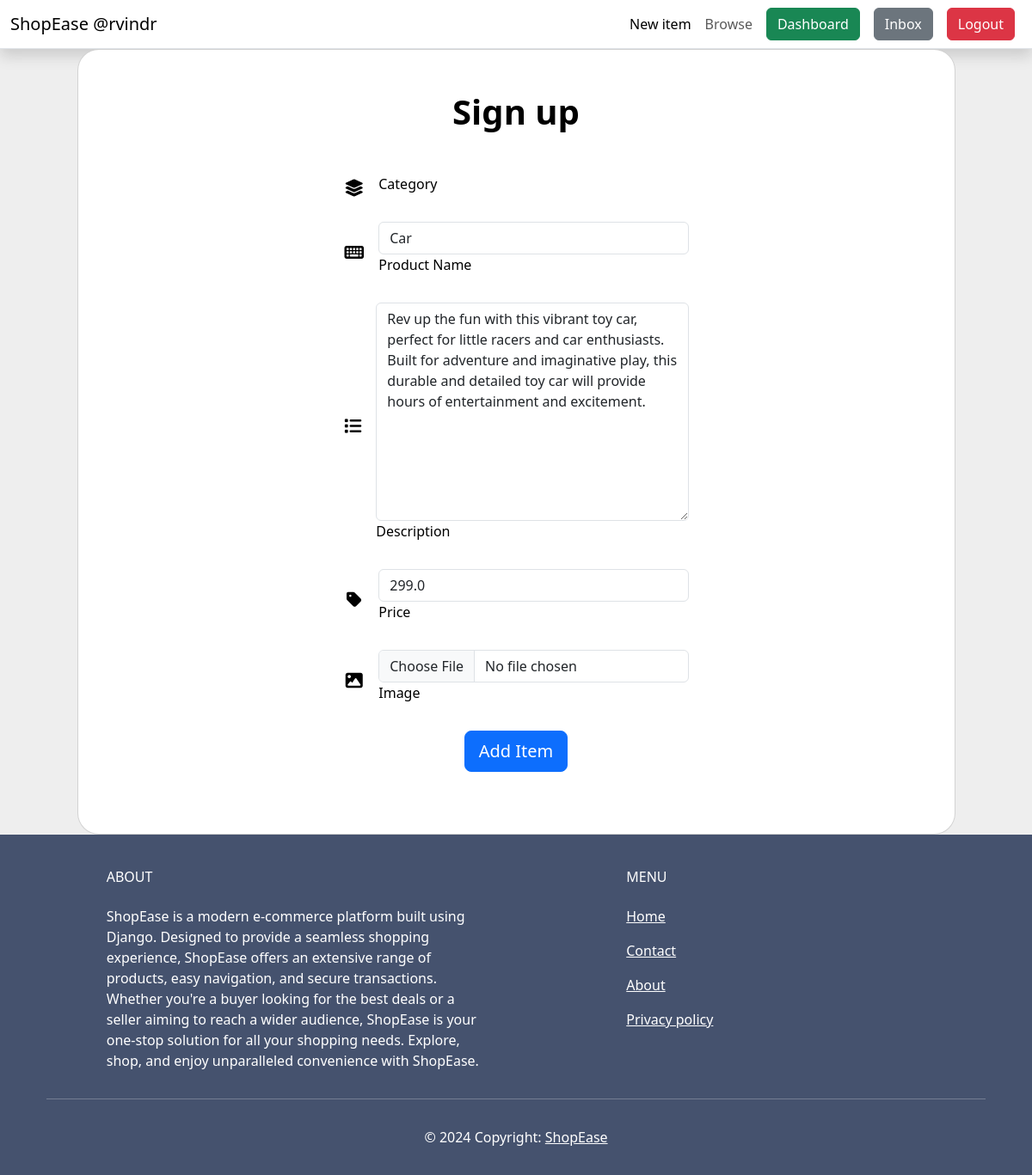
Page /item/3/edit-item/ (signed in) on the committed database.
### items/models.py (models this page shows, shortened)
class Item(models.Model):
    category = models.ForeignKey(Category,related_name='items', on_delete=models.CASCADE)
    name = models.CharField(max_length=255)
    description = models.TextField(blank=True, null=True)
    price = models.FloatField()
    is_sold = models.BooleanField(default=False)
    created_by = models.ForeignKey(User, related_name='items', on_delete=models.CASCADE)
    created_at = models.DateField(auto_now_add=True)
    image = models.ImageField(upload_to='media/item',blank=True, null=True)

### items/views.py (the view)
# urls.py: path('<int:pk>/edit-item/',edit, name='edit'),
@login_required
def edit(request, pk):
    print(request.method)
    item = get_object_or_404(Item,pk=pk, created_by= request.user)
    if request.method == 'POST':
        form = EditItemForm(request.POST, request.FILES, instance=item)
        if form.is_valid():
            form.save()
            return redirect('item:detail', pk=item.id)
    else:
        form = EditItemForm(instance=item)
        return render(request, 'items/add_item.html', context={
            'form':form
        })

### items/forms.py
class EditItemForm(forms.ModelForm):
    class Meta:
        model = Item
        exclude = ('category','is_sold','created_by')
        widgets = {
            'name':forms.TextInput(attrs={
                'class':'form-control'
            }),
            'description':forms.Textarea(attrs={
                'class':'form-control'
            }),
            'price':forms.TextInput(attrs={
                'class':'form-control'
            }),
            'image':forms.FileInput(attrs={
                'class':'form-control'
            })
        }

### items/templates/items/add_item.html (shortened to what this page needs)
{% extends "core/base.html" %}
{% block content %}
<section style="background-color: #eee;">
    <div class="container">
        <div class="row d-flex justify-content-center align-items-center">
            <div class="col-lg-12 col-xl-11">
                <div class="card text-black" style="border-radius: 25px;">
                    <div class="card-body p-md-5">
                        <div class="row justify-content-center">
                            <div class="col-6 order-2 order-lg-1">
                                <p class="text-center h1 fw-bold mb-5 mx-1 mx-md-4">Sign up</p>
                                <form class="mx-1 mx-md-4" action="{% url 'item:add_items' %}" method="post" enctype="multipart/form-data">
                                    <div class="d-flex flex-row align-items-center mb-4">
                                        <i class="fas fa-layer-group fa-lg me-3 fa-fw"></i>
                                        <div class="form-outline flex-fill mb-0">
                                            <label class="form-label" for="form3Example1c">Category</label>
                                        </div>
                                    </div>
                                    <div class="d-flex flex-row align-items-center mb-4">
                                        <i class="fas fa-keyboard fa-lg me-3 fa-fw"></i>
                                        <div class="form-outline flex-fill mb-0">
                                            {{ form.name }}
                                            <label class="form-label" for="form3Example3c">Product Name</label>
                                        </div>
                                    </div>
                                    <div class="d-flex flex-row align-items-center mb-4">
                                        <i class="fas fa-list fa-lg me-3 fa-fw"></i>
                                        <div class="form-outline flex-fill mb-0">
                                            {{ form.description }}
                                            <label class="form-label" for="form3Example4c">Description</label>
                                        </div>
                                    </div>
                                    <div class="d-flex flex-row align-items-center mb-4">
                                        <i class="fas fa-tag fa-lg me-3 fa-fw"></i>
                                        <div class="form-outline flex-fill mb-0">
                                            {{ form.price }}
                                            <label class="form-label" for="form3Example4cd">Price</label>
                                        </div>
                                    </div>
                                    <div class="d-flex flex-row align-items-center mb-4">
                                        <i class="fas fa-image fa-lg me-3 fa-fw"></i>
                                        <div class="form-outline flex-fill mb-0">
                                            {{ form.image }}
                                            <label class="form-label" for="form3Example4cd">Image</label>
                                        </div>
                                    </div>
                                    <div class="d-flex justify-content-center mx-4 mb-3 mb-lg-4">
                                        <button type="submit" class="btn btn-primary btn-lg">Add Item</button>
                                    </div>
                                </form>
                            </div>
                        </div>
                    </div>
                </div>
            </div>
        </div>
    </div>
</section>
{% endblock content %}

### core/templates/core/base.html (shortened to what this page needs)
<!DOCTYPE html>
<html lang="en">
  <head>
    <link href="https://cdn.jsdelivr.net/npm/bootstrap@5.3.3/dist/css/bootstrap.min.css" rel="stylesheet" />
    <link rel="stylesheet" href="https://cdnjs.cloudflare.com/ajax/libs/font-awesome/6.6.0/css/all.min.css" />
  </head>
  <body>
    <nav class="navbar navbar-expand-lg bg-body-light border-bottom shadow">
      <div class="container-fluid">
        <a class="navbar-brand" href="/">ShopEase
          <span>
            {% if request.user.is_authenticated %}@{{request.user}}{% endif %}
          </span>
        </a>
        <div class="collapse navbar-collapse" id="navbarSupportedContent">
          <ul class="navbar-nav ms-auto mb-2 mb-lg-0">
            {% if request.user.is_authenticated %}
            <li class="nav-item">
              <a class="nav-link active" aria-current="page" href="{% url "item:add_items" %}">New item</a>
            </li>
            {% endif %}
            <li class="nav-item">
              <a class="nav-link" href="{% url "item:items" %}">Browse</a>
            </li>
          </ul>
          <div class="d-flex">
            {% if request.user.is_authenticated %}
            <a href="{% url "dashboard:index" %}" class="btn btn-success mx-2">Dashboard</a>
            <a href="#" class="btn btn-secondary mx-2">Inbox</a>
            <a href="{% url 'core:logout' %}" class="btn btn-danger mx-2">Logout</a>
            {% else %}
            <a href="{% url 'core:signup' %}" class="btn btn-success mx-2">Sign Up</a>
            <a href="{% url 'core:login' %}" class="btn btn-secondary mx-2">Login</a>
            {% endif %}
          </div>
        </div>
      </div>
    </nav>
    <main>
      {% block content %}
      {% endblock %}
    </main>
    <footer class="text-center text-lg-start text-white" style="background-color: #45526e">
      <div class="container p-4 pb-0">
        <section class="">
          <div class="row">
            <div class="col-md-5 col-lg-5 col-xl-5 mx-auto mt-3">
              <h6 class="text-uppercase mb-4 font-weight-bold">About</h6>
              <p>ShopEase is a modern e-commerce platform built using Django. Designed to provide a seamless shopping experience, ShopEase offers an extensive range of products, easy navigation, and secure transactions. Whether you're a buyer looking for the best deals or a seller aiming to reach a wider audience, ShopEase is your one-stop solution for all your shopping needs. Explore, shop, and enjoy unparalleled convenience with ShopEase.</p>
            </div>
            <div class="col-md-5 col-lg-4 col-xl-4 mx-auto mt-3">
              <h6 class="text-uppercase mb-4 font-weight-bold">Menu</h6>
              <p>
                <a class="text-white" href="/">Home</a>
              </p>
              <p>
                <a class="text-white" href="{% url 'core:contact' %}">Contact</a>
              </p>
              <p>
                <a class="text-white" href="{% url 'core:about' %}">About</a>
              </p>
              <p>
                <a class="text-white" href="#">Privacy policy</a>
              </p>
            </div>
          </div>
        </section>
        <hr class="my-3" />
        <section class="p-3 pt-0">
          <div class="d-flex align-items-center">
            <div class="col text-center">
              <div class="p-3">
                © 2024 Copyright:
                <a class="text-white" href="/">ShopEase</a>
              </div>
            </div>
          </div>
        </section>
      </div>
    </footer>
  </body>
</html>

### rows in the picture
Item: name "Car", description "Rev up the fun with this vibrant toy car, perfect for little racers and car enthusiasts. Built for adventure and imaginative play, this durable and detailed toy car will provide hours of entertainment and excitement.", price "299.0"

### other values in the picture
{{ request.user }} "rvindr"
